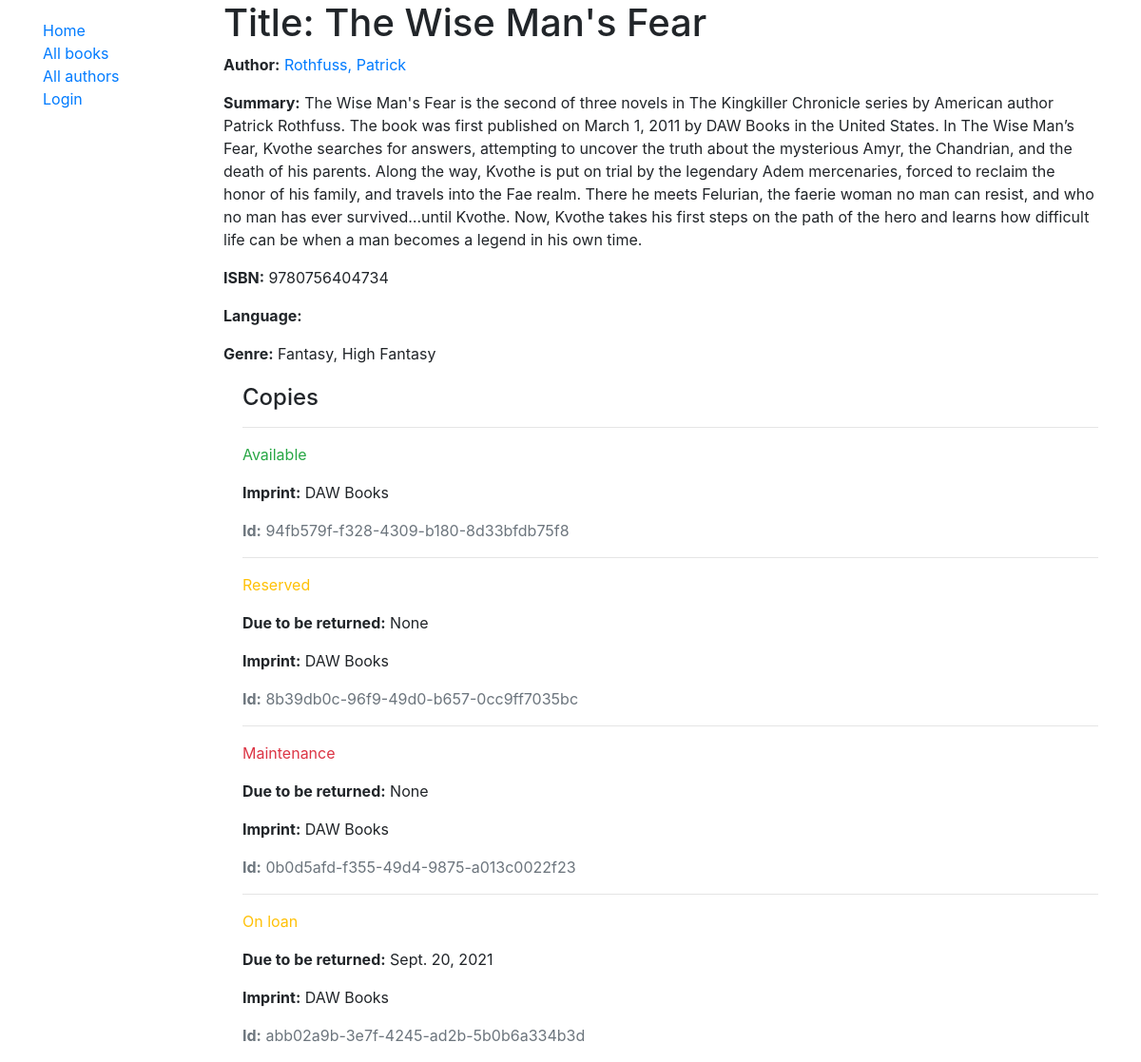
/catalog/book/1, run on the app's committed database.
### catalog/models.py (models this page shows, shortened)
class Book(models.Model):
    title = models.CharField(max_length=200)
    author = models.ForeignKey('Author', on_delete=models.SET_NULL, null=True)
    summary = models.TextField(max_length=1000, help_text='Enter a brief description of the book.')
    isbn = models.CharField('ISBN', max_length=13, unique=True,
                            help_text='13 Character <a href="https://www.isbn-international.org/content/what-isbn">ISBN number</a>')
    genre = models.ManyToManyField(Genre, help_text='Select a genre for this book.')
    class Meta:
        ordering = ['title', 'author']
    def display_genre(self):
        """Creates a string for the Genre. This is required to display genre in Admin."""
        return ', '.join([genre.name for genre in self.genre.all()[:3]])
    display_genre.short_description = 'Genre'

class Author(models.Model):
    first_name = models.CharField(max_length=100)
    last_name = models.CharField(max_length=100)
    date_of_birth = models.DateField(null=True, blank=True)
    date_of_death = models.DateField(null=True, blank=True)
    class Meta:
        ordering = ['last_name', 'first_name']
    def __str__(self):
        return f'{self.last_name}, {self.first_name}'

class Genre(models.Model):
    name = models.CharField(max_length=200, help_text='Enter a book genre (e.g. Science Fiction)')
    def __str__(self):
        return self.name

class BookInstance(models.Model):
    id = models.UUIDField(primary_key=True, default=uuid.uuid4,
                          help_text='Unique ID for this particular book across whole library')
    book = models.ForeignKey('Book', on_delete=models.RESTRICT, null=True)
    imprint = models.CharField(max_length=200)
    due_back = models.DateField(null=True, blank=True)
    borrower = models.ForeignKey(User, on_delete=models.SET_NULL, null=True, blank=True)
    LOAN_STATUS = (
        ('m', 'Maintenance'),
        ('o', 'On loan'),
        ('a', 'Available'),
        ('r', 'Reserved'),
    )
    status = models.CharField(max_length=1, choices=LOAN_STATUS, blank=True, default='m',
                              help_text='Book availability.')
    class Meta:
        ordering = ['due_back']
        permissions = (("can_mark_returned", "Set book as returned"),)

### catalog/views.py (the view)
# urls.py: path('book/<int:pk>', views.BookDetailView.as_view(), name='book-detail'),
class BookDetailView(generic.DetailView):
    model = Book

### catalog/templates/catalog/book_detail.html (shortened to what this page needs)
{% extends "base_generic.html" %}
{% block content %}
  <h1>Title: {{ book.title }}</h1>
  <p><strong>Author:</strong> <a href="">{{ book.author }}</a></p>
  <p><strong>Summary:</strong> {{ book.summary }}</p>
  <p><strong>ISBN:</strong> {{ book.isbn }}</p>
  <p><strong>Language:</strong> {{ book.language }}</p>
  <p><strong>Genre:</strong> {{ book.genre.all|join:", " }}</p>
  <div style="margin-left:20px;margin-top:20px">
    <h4>Copies</h4>
    {% for copy in book.bookinstance_set.all %}
      <hr>
      <p class="{% if copy.status == 'a' %}text-success{% elif copy.status == 'm' %}text-danger{% else %}text-warning{% endif %}">
        {{ copy.get_status_display }}
      </p>
      {% if copy.status != 'a' %}
        <p><strong>Due to be returned:</strong> {{ copy.due_back }}</p>
      {% endif %}
      <p><strong>Imprint:</strong> {{ copy.imprint }}</p>
      <p class="text-muted"><strong>Id:</strong> {{ copy.id }}</p>
    {% endfor %}
  </div>
{% endblock %}

### catalog/templates/base_generic.html (shortened to what this page needs)
<!DOCTYPE html>
<html lang="en">
<head>
    <link rel="stylesheet" href="https://cdn.jsdelivr.net/npm/bootstrap@4.5.3/dist/css/bootstrap.min.css"
>
    {% load static %}
    <link rel="stylesheet" href="{% static 'css/styles.css' %}">
</head>
<body>
<div class="container">
    <div class="row">
        <div class="col-sm-2">
            {% block sidebar %}
                <ul class="sidebar-nav">
                    <li><a href="{% url 'index' %}">Home</a></li>
                    <li><a href="{% url 'books' %}">All books</a></li>
                    <li><a href="{% url 'authors' %}">All authors</a></li>
                    {% if user.is_authenticated %}
                        <li>User: {{ user.get_username }}</li>
                        <li><a href="{% url 'my-borrowed' %}">My Borrowed</a></li>
                        <li><a href="{% url 'logout' %}?next={{ request.path }}">Logout</a></li>
                    {% else %}
                        <li><a href="{% url 'login' %}?next={{ request.path }}">Login</a></li>
                    {% endif %}
                </ul>
            {% endblock %}
        </div>
        <div class="col-sm-10 ">
            {% block content %}{% endblock %}
        </div>
    </div>
</div>
</body>
</html>

### catalog/static/css/styles.css (style rules this page uses)
.sidebar-nav { margin-top: 20px; padding: 0; list-style: none; }

### data on the page
Book: title "The Wise Man's Fear", author "Rothfuss, Patrick", summary "The Wise Man's Fear is the second of three novels in The Kingkiller Chronicle series by American author Patrick Rothfuss. The book was first published on March 1, 2011 by DAW Books in the United States. In The Wise Man’s Fear, Kvothe searches for answers, attempting to uncover the truth about the mysterious Amyr, the Chandrian, and the death of his parents. Along the way, Kvothe is put on trial by the legendary Adem mercenaries, forced to reclaim the honor of his family, and travels into the Fae realm. There he meets Felurian, the faerie woman no man can resist, and who no man has ever survived…until Kvothe. Now, Kvothe takes his first steps on the path of the hero and learns how difficult…", isbn "9780756404734", genre.all "Fantasy, High Fantasy"
BookInstance: status "Available", imprint "DAW Books", id "94fb579f-f328-4309-b180-8d33bfdb75f8"
BookInstance: status "Reserved", due_back "None", imprint "DAW Books", id "8b39db0c-96f9-49d0-b657-0cc9ff7035bc"
BookInstance: status "Maintenance", due_back "None", imprint "DAW Books", id "0b0d5afd-f355-49d4-9875-a013c0022f23"
BookInstance: status "On loan", due_back "Sept. 20, 2021", imprint "DAW Books", id "abb02a9b-3e7f-4245-ad2b-5b0b6a334b3d"
